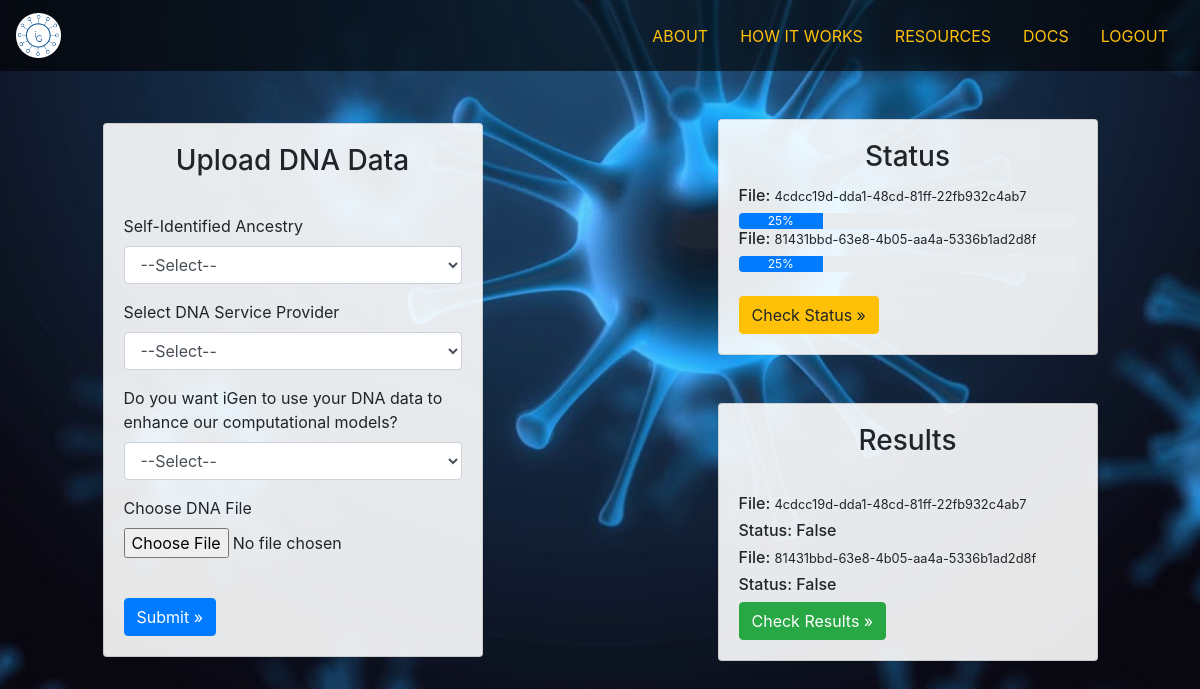
/dashboard (signed in), run on an earlier commit of the app's database.
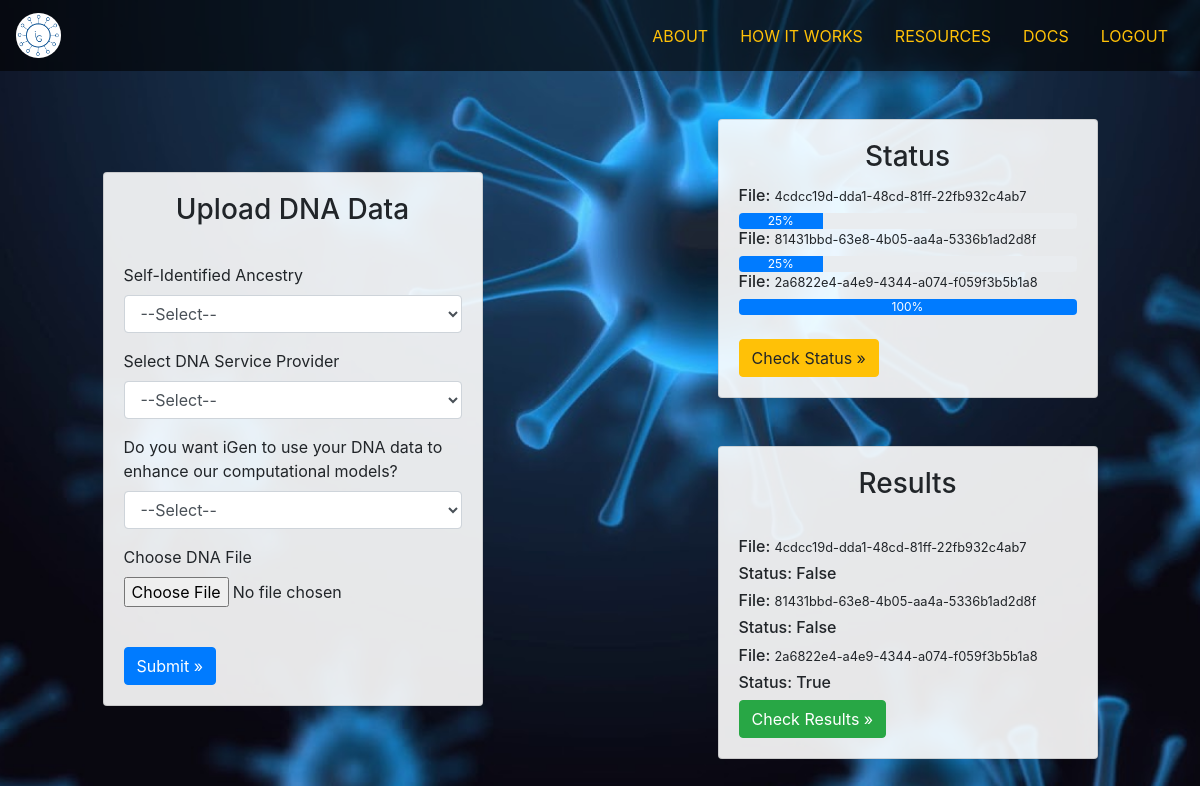
And on a later commit of the database.
### core/models.py (models this page shows, shortened)
class PRS(models.Model):
	uuid = models.UUIDField(primary_key = True, default = uuid.uuid4, editable = False)
	user = models.ForeignKey(User, related_name = 'prs', on_delete=models.CASCADE)
	home_dir = models.CharField(max_length = 512)
	dna_source = models.CharField(max_length = 32, choices = PUBLIC_DNA_CHOICES)
	internal_usage_permission = models.BooleanField(default = False)
	self_identified_ancestry = models.CharField(max_length = 32, choices = SELF_IDENTIFIED_CHOICES)
	job_status = models.BooleanField(default = False)
	creation_date = models.DateField(auto_now_add = True , blank = True)

### core/views.py (the view)
# urls.py: path('dashboard', core_views.dashboard, name = 'dashboard'),
@login_required(login_url='/login/')
def dashboard(request, redirect_kwargs = None):
	if request.method == 'GET':
		if redirect_kwargs == None:
			user = request.user
			prs_files = user.prs.all()
			content = dict()
			content['prs'] = prs_files
			return render(request, 'dashboard.html', content)
		else:
			if "error" in redirect_kwargs:
				return render(request, 'dashboard.html', redirect_kwargs)

### templates/dashboard.html (shortened to what this page needs)
{% load static %}
<!DOCTYPE html>
<html style="height: 100%; padding: 0; margin: 0;">
<head>
	<link rel="stylesheet" href="https://stackpath.bootstrapcdn.com/bootstrap/4.4.1/css/bootstrap.min.css">
</head>
<body style="height: 100%">
	<nav class="navbar navbar-expand-lg navbar-dark" style="background-color: rgba(0,0,0,0.6)">
		<a class="navbar-brand" href="{% url 'home' %}"><img src="{% static 'logo.png' %}" style="height: 45px; border-radius: 22px;"></a>
		<div class="collapse navbar-collapse" id="navbarSupportedContent">
			<ul class="nav ml-auto">
				<li class="nav-item active">
					<a class="nav-link text-warning" href="{% url 'about' %}">ABOUT</a>
				</li>
				<li class="nav-item active">
					<a class="nav-link text-warning" href="{% url 'howitworks' %}">HOW IT WORKS</a>
				</li>
				<li class="nav-item active">
					<a class="nav-link text-warning" href="">RESOURCES</a>
				</li>
				<li class="nav-item active">
					<a class="nav-link text-warning" href="#">DOCS</a>
				</li>
				<li class="nav-item active">
					<a class="nav-link text-warning" href="{% url 'logout' %}">LOGOUT</a>
				</li>
			</ul>
		</div>
	</nav>
	<main role="main" class="align-items-center">
		<br><br>
		<div class="row align-items-center">
			<div class="col-md-4">
				<div class="card" style="background-color: rgba(256,256,256,0.9)">
					<div class="card-body">
						<h3 class="card-title text-center">Upload DNA Data</h3>
						<br>
						<form method="post" action="{% url 'upload' %}" enctype="multipart/form-data">
							<div class="form-group">
								<label for="ancestry-info">Self-Identified Ancestry</label>
								<select class="form-control" id="ancestry-info" name="self-identified-ancestry">
									<option>--Select--</option>
								</select>
							</div>
							<div class="form-group">
								<label for="service-select">Select DNA Service Provider</label>
								<select class="form-control" id="service-select" name="source">
									<option>--Select--</option>
								</select>
							</div>
							<div class="form-group">
								<label for="auth-select">Do you want iGen to use your DNA data to enhance our computational models?</label>
								<select class="form-control" id="auth-select" name="auth">
									<option>--Select--</option>
								</select>
							</div>
							<div class="form-group">
								<label for="file-field">Choose DNA File</label>
								<input type="file" class="form-control-file" id="file-field" name="dna-file">
							</div>
							<br>
							<button type="submit" class="btn btn-primary">Submit »</button>
						</form>
					</div>
				</div>
			</div>
			<div class="col-md-4">
				<div class="container">
					<div class="card row" style="background-color: rgba(256,256,256,0.9)">
						<div class="card-body">
							<h3 class="card-title text-center">Status</h3>
							{% for score in prs %}
								<h6>File: <small>{{ score.uuid }}</small></h6>
								{% if score.job_status %}
									<div class="progress">
										<div class="progress-bar" role="progressbar" style="width: 100%;" aria-valuenow="100" aria-valuemin="0" aria-valuemax="100">100%</div>
									</div>
								{% else %}
									<div class="progress">
										<div class="progress-bar" role="progressbar" style="width: 25%;" aria-valuenow="25" aria-valuemin="0" aria-valuemax="25">25%</div>
									</div>
								{% endif %}
							{% endfor %}
							<br>
							<a href="{% url 'status' %}" type="submit" class="btn btn-warning">Check Status »</a>
						</div>
					</div>
					<br><br>
					<div class="card row align-self-end" style="background-color: rgba(256,256,256,0.9)">
						<div class="card-body">
							<h3 class="card-title text-center">Results</h3>
							<br>
							{% for score in prs %}
								<h6>File: <small>{{ score.uuid }}</small></h6>
								<h6>Status: {{ score.job_status }}</h6>
							{% endfor %}
							<a href="{% url 'results' %}" type="submit" class="btn btn-success">Check Results »</a>
						</div>
					</div>
				</div>
			</div>
		</div>
	</main>
</body>
</html>

What changed in the data, as far as the page shows it:
added PRS: uuid "2a6822e4-a4e9-4344-a074-f059f3b5b1a8", shows "100%", job_status "True"
